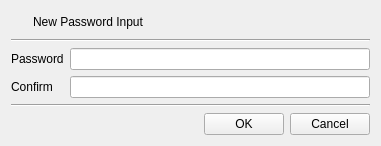
<?xml version="1.0" encoding="UTF-8"?>
<ui version="4.0">
 <class>NewPasswdDlg</class>
 <widget class="QDialog" name="NewPasswdDlg">
  <property name="geometry">
   <rect>
    <x>0</x>
    <y>0</y>
    <width>376</width>
    <height>142</height>
   </rect>
  </property>
  <property name="windowTitle">
   <string>New Password Window</string>
  </property>
  <layout class="QVBoxLayout" name="verticalLayout">
   <item>
    <layout class="QGridLayout" name="gridLayout_3">
     <property name="topMargin">
      <number>0</number>
     </property>
     <item row="0" column="1">
      <widget class="QLabel" name="mTitleLabel">
       <property name="text">
        <string>New Password Input</string>
       </property>
      </widget>
     </item>
     <item row="0" column="0">
      <widget class="QPushButton" name="pushButton">
       <property name="minimumSize">
        <size>
         <width>16</width>
         <height>0</height>
        </size>
       </property>
       <property name="maximumSize">
        <size>
         <width>16</width>
         <height>16777215</height>
        </size>
       </property>
       <property name="text">
        <string/>
       </property>
       <property name="icon">
        <iconset resource="certman.qrc">
         <normaloff>:/images/setpass.png</normaloff>:/images/setpass.png</iconset>
       </property>
       <property name="flat">
        <bool>true</bool>
       </property>
      </widget>
     </item>
    </layout>
   </item>
   <item>
    <widget class="Line" name="line">
     <property name="orientation">
      <enum>Qt::Horizontal</enum>
     </property>
    </widget>
   </item>
   <item>
    <layout class="QGridLayout" name="gridLayout">
     <item row="0" column="0">
      <widget class="QLabel" name="label_2">
       <property name="text">
        <string>Password</string>
       </property>
      </widget>
     </item>
     <item row="1" column="0">
      <widget class="QLabel" name="label_3">
       <property name="text">
        <string>Confirm</string>
       </property>
      </widget>
     </item>
     <item row="0" column="1">
      <widget class="QLineEdit" name="mPasswdText">
       <property name="minimumSize">
        <size>
         <width>300</width>
         <height>0</height>
        </size>
       </property>
       <property name="echoMode">
        <enum>QLineEdit::Password</enum>
       </property>
      </widget>
     </item>
     <item row="1" column="1">
      <widget class="QLineEdit" name="mConfirmText">
       <property name="echoMode">
        <enum>QLineEdit::Password</enum>
       </property>
      </widget>
     </item>
    </layout>
   </item>
   <item>
    <widget class="Line" name="line_2">
     <property name="orientation">
      <enum>Qt::Horizontal</enum>
     </property>
    </widget>
   </item>
   <item>
    <layout class="QGridLayout" name="gridLayout_2">
     <item row="0" column="2">
      <widget class="QPushButton" name="mCancelBtn">
       <property name="text">
        <string>Cancel</string>
       </property>
      </widget>
     </item>
     <item row="0" column="1">
      <widget class="QPushButton" name="mOKBtn">
       <property name="text">
        <string>OK</string>
       </property>
      </widget>
     </item>
     <item row="0" column="0">
      <spacer name="horizontalSpacer">
       <property name="orientation">
        <enum>Qt::Horizontal</enum>
       </property>
       <property name="sizeHint" stdset="0">
        <size>
         <width>40</width>
         <height>20</height>
        </size>
       </property>
      </spacer>
     </item>
    </layout>
   </item>
  </layout>
 </widget>
 <tabstops>
  <tabstop>mPasswdText</tabstop>
  <tabstop>mConfirmText</tabstop>
  <tabstop>mOKBtn</tabstop>
  <tabstop>mCancelBtn</tabstop>
 </tabstops>
 <resources>
  <include location="certman.qrc"/>
 </resources>
 <connections/>
</ui>
